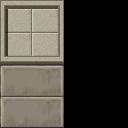

Rendered tile map (Tiled .tmx) drawn with the repository's tilesets; below, a short description and the map source with its tile grids summarised:
An orthogonal 8x8 tile map with 16x16 px tiles, 1 tile layer (Tile Layer 1), 2 tilesets.

<map version="1.0" orientation="orthogonal" renderorder="right-down" width="8" height="8" tilewidth="16" tileheight="16" nextobjectid="1">
 <tileset firstgid="1" name="ParkTile" tilewidth="16" tileheight="16" tilecount="768">
  <image source="../ParkTile.png" width="512" height="384" />
 </tileset>
 <tileset firstgid="769" name="MDTileA4" tilewidth="16" tileheight="16" tilecount="960">
  <image source="../MDTileA4.png" width="512" height="480" />
 </tileset>
 <layer name="Tile Layer 1" width="8" height="8">
  <data>[64 cells, 32 non-empty, 32 distinct tile ids]</data>
 </layer>
</map>
